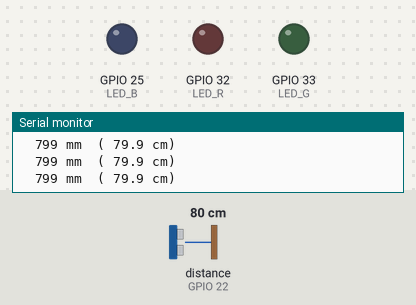
A sketch run on a simulated ESP32. Parts: output pins drawn as LEDs (lit = HIGH), the last lines printed to the serial monitor. Wiring (inferred from the names in the program): ultrasonic range finder: trigger GPIO 21; echo GPIO 22. The inputs (shaded band) are chosen by the test bench; at power-on: distance to the obstacle (sensor on GPIO 22) 80 cm. The echo pulse lasts 58.3 µs per cm; pins used as bus, display or sensor lines are not drawn.

Above: at 2.2 s.
2.3 s: distance to the obstacle (sensor on GPIO 22) set to 22 cm
3.8 s: distance to the obstacle (sensor on GPIO 22) set to 18 cm
At 4.7 s:
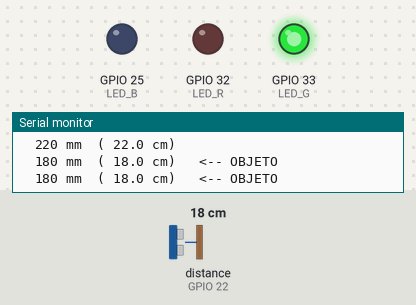
5.5 s: distance to the obstacle (sensor on GPIO 22) set to 35 cm
At 7.0 s:
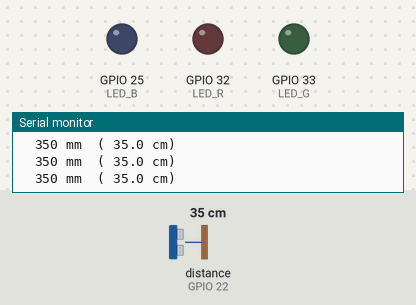
Timing chart, 0 to 8.5 s (numbered marks = the images above; inputs shaded):
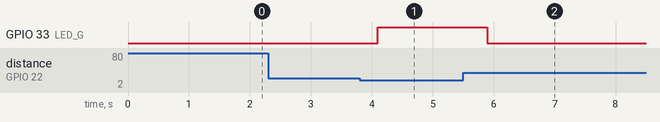

Measured:
- the behaviour switches between 21 and 20 cm on distance to the obstacle (sensor on GPIO 22) (found by bisection; images 0 and 1)
- after the input at 3.8 s, GPIO 33 (LED_G): LOW → HIGH after 0.30 s
- after the input at 5.5 s, GPIO 33 (LED_G): HIGH → LOW after 0.39 s

The sketch:

test_hcsr04.ino
```cpp
/*
 * PRUEBA SENSOR ULTRASONICO HC-SR04  -  ESP32 DevKit V1
 * ESTADO: PROBADO Y FUNCIONANDO
 *
 * Sensor:  VCC -> riel 3.3V      TRIG -> D21
 *          GND -> riel -         ECHO -> D22  (directo, sin divisor)
 *
 * A 3.3V el ECHO sale a 3.3V y se conecta directo al ESP32.
 * Pierde alcance (~1m en vez de 4m) pero sobra para medir a 10-20cm.
 *
 * LED:     R -> 220ohm -> D32   G -> 220ohm -> D33
 *          B -> 220ohm -> D25   pata larga -> riel -
 */

#define TRIG    21
#define ECHO    22
#define LED_R   32
#define LED_G   33
#define LED_B   25

#define UMBRAL_MM   200
#define MAX_MM     4000

void color(bool r, bool g, bool b) {
  digitalWrite(LED_R, r);
  digitalWrite(LED_G, g);
  digitalWrite(LED_B, b);
}

long medirCruda() {
  digitalWrite(TRIG, LOW);
  delayMicroseconds(3);
  digitalWrite(TRIG, HIGH);
  delayMicroseconds(10);
  digitalWrite(TRIG, LOW);

  long dur = pulseIn(ECHO, HIGH, 30000);
  if (dur == 0) return -1;
  return (long)(dur * 0.343 / 2.0);
}

// Mediana de 5 lecturas: el ultrasonico da saltos sueltos y la
// mediana los descarta sin suavizar los cambios reales.
long medir() {
  long v[5];
  int n = 0;

  for (int i = 0; i < 5; i++) {
    long m = medirCruda();
    if (m > 0 && m < MAX_MM) v[n++] = m;
    delay(30);
  }
  if (n == 0) return -1;

  for (int i = 0; i < n - 1; i++)
    for (int j = i + 1; j < n; j++)
      if (v[j] < v[i]) { long t = v[i]; v[i] = v[j]; v[j] = t; }

  return v[n / 2];
}

void setup() {
  Serial.begin(115200);
  delay(1000);
  Serial.println("\n=== PRUEBA HC-SR04 ===");

  pinMode(TRIG, OUTPUT);
  pinMode(ECHO, INPUT);
  pinMode(LED_R, OUTPUT);
  pinMode(LED_G, OUTPUT);
  pinMode(LED_B, OUTPUT);
  digitalWrite(TRIG, LOW);
  color(0, 0, 0);

  Serial.printf("Umbral actual: %d mm\n\n", UMBRAL_MM);
}

void loop() {
  long d = medir();

  if (d < 0) {
    Serial.println("    ---  sin eco");
    color(0, 0, 0);
  } else {
    bool hayObjeto = (d < UMBRAL_MM);
    Serial.printf("%5ld mm  (%5.1f cm)   %s\n",
                  d, d / 10.0, hayObjeto ? "<-- OBJETO" : "");
    color(0, hayObjeto, 0);
  }
  delay(200);
}
```
